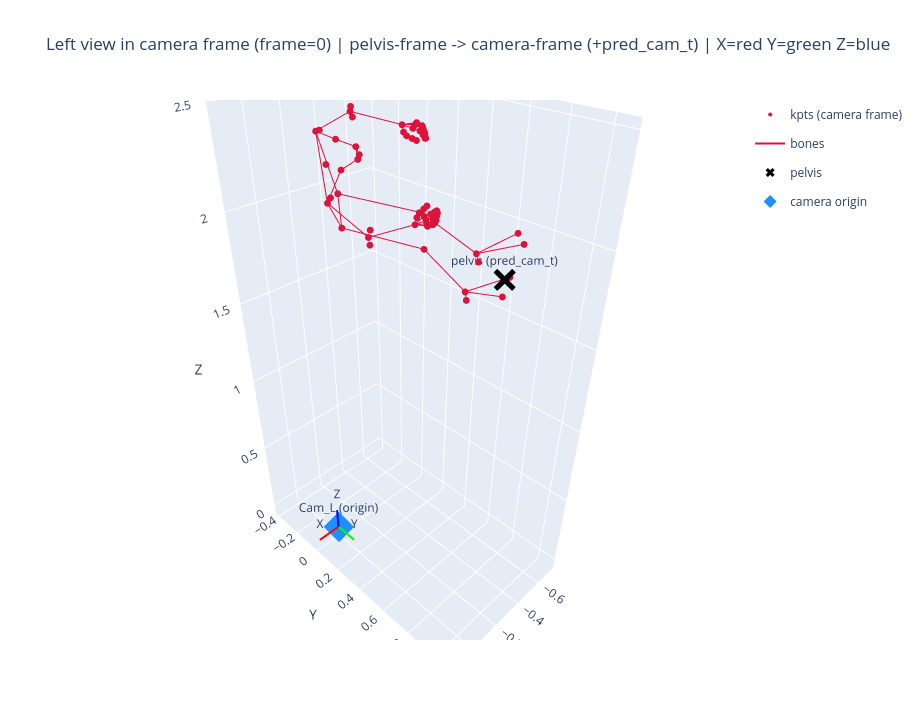

Here is the notebook cell this chart was saved with:
### Code cell
# ============================================================
# 左视角：自动判断 kpts 是否已在相机坐标系，再可视化
# 目标：避免相机原点与人体错误重叠
# ============================================================
import numpy as np
import plotly.graph_objects as go

frame_idx = 0
out_L = left_outputs[frame_idx]

kpts_raw = out_L['pred_keypoints_3d'].astype(np.float32)  # (J,3)
t_L = out_L['pred_cam_t'].astype(np.float32)              # pelvis in cam frame

# 经验判定：
# 如果 kpts[0] 更接近 pred_cam_t，则认为 kpts 已是相机系；
# 否则认为 kpts 是以骨盆为原点，需要 +pred_cam_t 才到相机系。
root_raw = kpts_raw[0]
d_raw = float(np.linalg.norm(root_raw - t_L))
d_plus = float(np.linalg.norm((root_raw + t_L) - t_L))

if d_raw <= d_plus:
    kpts_cam = kpts_raw
    mode = 'already camera-frame'
else:
    kpts_cam = kpts_raw + t_L
    mode = 'pelvis-frame -> camera-frame (+pred_cam_t)'

print(f'[Left] mode: {mode}')
print(f'[Left] ||root - pred_cam_t|| before={d_raw:.4f}, after_shift={d_plus:.4f}')
print(f'[Left] camera origin = [0, 0, 0], pelvis(pred_cam_t) = {t_L}')

cam_axes = np.eye(3)   # X, Y, Z in camera frame
AXIS_SCALE = 0.15
AXIS_COLORS = ['red', 'lime', 'blue']
AXIS_NAMES = ['X', 'Y', 'Z']
SKEL = visualizer.skeleton

fig = go.Figure()

# 关键点（统一到 camera frame 后）
fig.add_trace(go.Scatter3d(
    x=kpts_cam[:, 0], y=kpts_cam[:, 1], z=kpts_cam[:, 2],
    mode='markers', marker=dict(size=4, color='crimson'),
    name='kpts (camera frame)',
))

# 骨架连线
for i, (a, b) in enumerate(SKEL):
    if a < len(kpts_cam) and b < len(kpts_cam):
        fig.add_trace(go.Scatter3d(
            x=[kpts_cam[a, 0], kpts_cam[b, 0], None],
            y=[kpts_cam[a, 1], kpts_cam[b, 1], None],
            z=[kpts_cam[a, 2], kpts_cam[b, 2], None],
            mode='lines', line=dict(color='crimson', width=2),
            legendgroup='skel_L', showlegend=(i == 0), name='bones',
        ))

# pelvis 位置（相机系）
fig.add_trace(go.Scatter3d(
    x=[t_L[0]], y=[t_L[1]], z=[t_L[2]],
    mode='markers+text', marker=dict(size=8, color='black', symbol='x'),
    text=['pelvis (pred_cam_t)'], textposition='top center',
    name='pelvis',
))

# 相机原点
fig.add_trace(go.Scatter3d(
    x=[0], y=[0], z=[0],
    mode='markers+text', marker=dict(size=10, color='dodgerblue', symbol='diamond'),
    text=['Cam_L (origin)'], textposition='top center',
    name='camera origin',
))

# 相机坐标轴
for axis_vec, color, aname in zip(cam_axes, AXIS_COLORS, AXIS_NAMES):
    tip = axis_vec * AXIS_SCALE
    fig.add_trace(go.Scatter3d(
        x=[0, tip[0]], y=[0, tip[1]], z=[0, tip[2]],
        mode='lines+text', line=dict(color=color, width=4),
        text=[None, aname], textposition='top center',
        legendgroup='axes_L', showlegend=False,
    ))

fig.update_layout(
    title=(
        f'Left view in camera frame (frame={frame_idx}) | '
        f'{mode} | X=red Y=green Z=blue'
    ),
    scene=dict(xaxis_title='X', yaxis_title='Y', zaxis_title='Z', aspectmode='data'),
    width=920, height=720,
)
fig.show()

### Figure 1 — Plotly figure (JSON) as saved in the notebook; plotly's stock layout.template omitted (floating-point values rounded to 4 significant figures)
{"data": [{"marker": {"color": "crimson", "size": 4}, "mode": "markers", "name": "kpts (camera frame)", "type": "scatter3d", "x": [-0.5268, -0.5493, -0.5473, -0.4931, -0.4865, -0.3331, -0.3087, -0.3819, -0.319, -0.04718, -0.03506, -0.1329, -0.1092, 0.02, -0.006322, -0.1538, -0.1136, 0.06264, -0.1831, -0.1344, 0.03389, -0.5986, -0.5812, -0.5543, -0.5333, -0.6254, -0.6267, -0.6223, -0.5947, -0.6096, -0.616, -0.6187, -0.5973, -0.5968, -0.6042, -0.6086, -0.5882, -0.5823, -0.5878, -0.5897, -0.5759, -0.5221, -0.6964, -0.6761, -0.6462, -0.6227, -0.7253, -0.7231, -0.714, -0.6811, -0.7095, -0.7129, -0.7116, -0.6828, -0.6945, -0.6986, -0.698, -0.6738, -0.6831, -0.6835, -0.6802, -0.6622, -0.6057, -0.3647, -0.3002, -0.407, -0.3418, -0.3705, -0.3451, -0.3618], "y": [-0.2583, -0.2977, -0.3063, -0.3705, -0.3915, -0.2995, -0.3183, -0.04625, -0.0669, 0.1607, 0.1626, 0.5801, 0.5841, 0.9358, 0.9556, 1.004, 1.007, 0.9784, 1.031, 1.034, 0.9991, 0.07769, 0.06572, 0.05601, 0.05727, 0.1083, 0.09436, 0.07728, 0.05729, 0.1281, 0.1158, 0.09902, 0.07119, 0.1344, 0.1249, 0.1093, 0.08523, 0.1369, 0.1324, 0.1218, 0.09996, 0.05872, 0.06124, 0.05772, 0.05497, 0.0607, 0.1038, 0.08874, 0.07131, 0.05594, 0.1236, 0.1107, 0.09362, 0.0692, 0.1332, 0.1235, 0.1075, 0.08395, 0.1398, 0.1321, 0.1199, 0.09975, 0.06414, -0.01737, -0.03931, -0.05912, -0.07925, -0.319, -0.3367, -0.3261], "z": [2.159, 2.122, 2.185, 2.062, 2.217, 1.944, 2.305, 1.819, 2.438, 2.032, 2.191, 2.04, 2.205, 2.037, 2.187, 2.058, 1.992, 2.036, 2.19, 2.248, 2.183, 2.283, 2.293, 2.309, 2.33, 2.294, 2.306, 2.322, 2.336, 2.301, 2.316, 2.334, 2.355, 2.312, 2.328, 2.347, 2.366, 2.33, 2.346, 2.361, 2.373, 2.366, 1.929, 1.917, 1.904, 1.886, 1.906, 1.895, 1.882, 1.875, 1.905, 1.889, 1.872, 1.855, 1.896, 1.879, 1.86, 1.845, 1.878, 1.862, 1.849, 1.839, 1.854, 1.792, 2.467, 1.847, 2.407, 1.957, 2.3, 2.131]}, {"legendgroup": "skel_L", "line": {"color": "crimson", "width": 2}, "mode": "lines", "name": "bones", "showlegend": true, "type": "scatter3d", "x": [0.02, -0.1329, null], "y": [0.9358, 0.5801, null], "z": [2.037, 2.04, null]}, {"legendgroup": "skel_L", "line": {"color": "crimson", "width": 2}, "mode": "lines", "name": "bones", "showlegend": false, "type": "scatter3d", "x": [-0.1329, -0.04718, null], "y": [0.5801, 0.1607, null], "z": [2.04, 2.032, null]}, {"legendgroup": "skel_L", "line": {"color": "crimson", "width": 2}, "mode": "lines", "name": "bones", "showlegend": false, "type": "scatter3d", "x": [-0.006322, -0.1092, null], "y": [0.9556, 0.5841, null], "z": [2.187, 2.205, null]}, {"legendgroup": "skel_L", "line": {"color": "crimson", "width": 2}, "mode": "lines", "name": "bones", "showlegend": false, "type": "scatter3d", "x": [-0.1092, -0.03506, null], "y": [0.5841, 0.1626, null], "z": [2.205, 2.191, null]}, {"legendgroup": "skel_L", "line": {"color": "crimson", "width": 2}, "mode": "lines", "name": "bones", "showlegend": false, "type": "scatter3d", "x": [-0.04718, -0.03506, null], "y": [0.1607, 0.1626, null], "z": [2.032, 2.191, null]}, {"legendgroup": "skel_L", "line": {"color": "crimson", "width": 2}, "mode": "lines", "name": "bones", "showlegend": false, "type": "scatter3d", "x": [-0.3331, -0.04718, null], "y": [-0.2995, 0.1607, null], "z": [1.944, 2.032, null]}, {"legendgroup": "skel_L", "line": {"color": "crimson", "width": 2}, "mode": "lines", "name": "bones", "showlegend": false, "type": "scatter3d", "x": [-0.3087, -0.03506, null], "y": [-0.3183, 0.1626, null], "z": [2.305, 2.191, null]}, {"legendgroup": "skel_L", "line": {"color": "crimson", "width": 2}, "mode": "lines", "name": "bones", "showlegend": false, "type": "scatter3d", "x": [-0.3331, -0.3087, null], "y": [-0.2995, -0.3183, null], "z": [1.944, 2.305, null]}, {"legendgroup": "skel_L", "line": {"color": "crimson", "width": 2}, "mode": "lines", "name": "bones", "showlegend": false, "type": "scatter3d", "x": [-0.3331, -0.3819, null], "y": [-0.2995, -0.04625, null], "z": [1.944, 1.819, null]}, {"legendgroup": "skel_L", "line": {"color": "crimson", "width": 2}, "mode": "lines", "name": "bones", "showlegend": false, "type": "scatter3d", "x": [-0.3087, -0.319, null], "y": [-0.3183, -0.0669, null], "z": [2.305, 2.438, null]}, {"legendgroup": "skel_L", "line": {"color": "crimson", "width": 2}, "mode": "lines", "name": "bones", "showlegend": false, "type": "scatter3d", "x": [-0.3819, -0.6057, null], "y": [-0.04625, 0.06414, null], "z": [1.819, 1.854, null]}, {"legendgroup": "skel_L", "line": {"color": "crimson", "width": 2}, "mode": "lines", "name": "bones", "showlegend": false, "type": "scatter3d", "x": [-0.319, -0.5221, null], "y": [-0.0669, 0.05872, null], "z": [2.438, 2.366, null]}, {"legendgroup": "skel_L", "line": {"color": "crimson", "width": 2}, "mode": "lines", "name": "bones", "showlegend": false, "type": "scatter3d", "x": [-0.5493, -0.5473, null], "y": [-0.2977, -0.3063, null], "z": [2.122, 2.185, null]}, {"legendgroup": "skel_L", "line": {"color": "crimson", "width": 2}, "mode": "lines", "name": "bones", "showlegend": false, "type": "scatter3d", "x": [-0.5268, -0.5493, null], "y": [-0.2583, -0.2977, null], "z": [2.159, 2.122, null]}, {"legendgroup": "skel_L", "line": {"color": "crimson", "width": 2}, "mode": "lines", "name": "bones", "showlegend": false, "type": "scatter3d", "x": [-0.5268, -0.5473, null], "y": [-0.2583, -0.3063, null], "z": [2.159, 2.185, null]}, {"legendgroup": "skel_L", "line": {"color": "crimson", "width": 2}, "mode": "lines", "name": "bones", "showlegend": false, "type": "scatter3d", "x": [-0.5493, -0.4931, null], "y": [-0.2977, -0.3705, null], "z": [2.122, 2.062, null]}, {"legendgroup": "skel_L", "line": {"color": "crimson", "width": 2}, "mode": "lines", "name": "bones", "showlegend": false, "type": "scatter3d", "x": [-0.5473, -0.4865, null], "y": [-0.3063, -0.3915, null], "z": [2.185, 2.217, null]}, {"legendgroup": "skel_L", "line": {"color": "crimson", "width": 2}, "mode": "lines", "name": "bones", "showlegend": false, "type": "scatter3d", "x": [-0.4931, -0.3331, null], "y": [-0.3705, -0.2995, null], "z": [2.062, 1.944, null]}, {"legendgroup": "skel_L", "line": {"color": "crimson", "width": 2}, "mode": "lines", "name": "bones", "showlegend": false, "type": "scatter3d", "x": [-0.4865, -0.3087, null], "y": [-0.3915, -0.3183, null], "z": [2.217, 2.305, null]}, {"legendgroup": "skel_L", "line": {"color": "crimson", "width": 2}, "mode": "lines", "name": "bones", "showlegend": false, "type": "scatter3d", "x": [0.02, -0.1538, null], "y": [0.9358, 1.004, null], "z": [2.037, 2.058, null]}, {"legendgroup": "skel_L", "line": {"color": "crimson", "width": 2}, "mode": "lines", "name": "bones", "showlegend": false, "type": "scatter3d", "x": [0.02, -0.1136, null], "y": [0.9358, 1.007, null], "z": [2.037, 1.992, null]}, {"legendgroup": "skel_L", "line": {"color": "crimson", "width": 2}, "mode": "lines", "name": "bones", "showlegend": false, "type": "scatter3d", "x": [0.02, 0.06264, null], "y": [0.9358, 0.9784, null], "z": [2.037, 2.036, null]}, {"legendgroup": "skel_L", "line": {"color": "crimson", "width": 2}, "mode": "lines", "name": "bones", "showlegend": false, "type": "scatter3d", "x": [-0.006322, -0.1831, null], "y": [0.9556, 1.031, null], "z": [2.187, 2.19, null]}, {"legendgroup": "skel_L", "line": {"color": "crimson", "width": 2}, "mode": "lines", "name": "bones", "showlegend": false, "type": "scatter3d", "x": [-0.006322, -0.1344, null], "y": [0.9556, 1.034, null], "z": [2.187, 2.248, null]}, {"legendgroup": "skel_L", "line": {"color": "crimson", "width": 2}, "mode": "lines", "name": "bones", "showlegend": false, "type": "scatter3d", "x": [-0.006322, 0.03389, null], "y": [0.9556, 0.9991, null], "z": [2.187, 2.183, null]}, {"legendgroup": "skel_L", "line": {"color": "crimson", "width": 2}, "mode": "lines", "name": "bones", "showlegend": false, "type": "scatter3d", "x": [-0.6057, -0.6227, null], "y": [0.06414, 0.0607, null], "z": [1.854, 1.886, null]}, {"legendgroup": "skel_L", "line": {"color": "crimson", "width": 2}, "mode": "lines", "name": "bones", "showlegend": false, "type": "scatter3d", "x": [-0.6227, -0.6462, null], "y": [0.0607, 0.05497, null], "z": [1.886, 1.904, null]}, {"legendgroup": "skel_L", "line": {"color": "crimson", "width": 2}, "mode": "lines", "name": "bones", "showlegend": false, "type": "scatter3d", "x": [-0.6462, -0.6761, null], "y": [0.05497, 0.05772, null], "z": [1.904, 1.917, null]}, {"legendgroup": "skel_L", "line": {"color": "crimson", "width": 2}, "mode": "lines", "name": "bones", "showlegend": false, "type": "scatter3d", "x": [-0.6761, -0.6964, null], "y": [0.05772, 0.06124, null], "z": [1.917, 1.929, null]}, {"legendgroup": "skel_L", "line": {"color": "crimson", "width": 2}, "mode": "lines", "name": "bones", "showlegend": false, "type": "scatter3d", "x": [-0.6057, -0.6811, null], "y": [0.06414, 0.05594, null], "z": [1.854, 1.875, null]}, {"legendgroup": "skel_L", "line": {"color": "crimson", "width": 2}, "mode": "lines", "name": "bones", "showlegend": false, "type": "scatter3d", "x": [-0.6811, -0.714, null], "y": [0.05594, 0.07131, null], "z": [1.875, 1.882, null]}, {"legendgroup": "skel_L", "line": {"color": "crimson", "width": 2}, "mode": "lines", "name": "bones", "showlegend": false, "type": "scatter3d", "x": [-0.714, -0.7231, null], "y": [0.07131, 0.08874, null], "z": [1.882, 1.895, null]}, {"legendgroup": "skel_L", "line": {"color": "crimson", "width": 2}, "mode": "lines", "name": "bones", "showlegend": false, "type": "scatter3d", "x": [-0.7231, -0.7253, null], "y": [0.08874, 0.1038, null], "z": [1.895, 1.906, null]}, {"legendgroup": "skel_L", "line": {"color": "crimson", "width": 2}, "mode": "lines", "name": "bones", "showlegend": false, "type": "scatter3d", "x": [-0.6057, -0.6828, null], "y": [0.06414, 0.0692, null], "z": [1.854, 1.855, null]}, {"legendgroup": "skel_L", "line": {"color": "crimson", "width": 2}, "mode": "lines", "name": "bones", "showlegend": false, "type": "scatter3d", "x": [-0.6828, -0.7116, null], "y": [0.0692, 0.09362, null], "z": [1.855, 1.872, null]}, {"legendgroup": "skel_L", "line": {"color": "crimson", "width": 2}, "mode": "lines", "name": "bones", "showlegend": false, "type": "scatter3d", "x": [-0.7116, -0.7129, null], "y": [0.09362, 0.1107, null], "z": [1.872, 1.889, null]}, {"legendgroup": "skel_L", "line": {"color": "crimson", "width": 2}, "mode": "lines", "name": "bones", "showlegend": false, "type": "scatter3d", "x": [-0.7129, -0.7095, null], "y": [0.1107, 0.1236, null], "z": [1.889, 1.905, null]}, {"legendgroup": "skel_L", "line": {"color": "crimson", "width": 2}, "mode": "lines", "name": "bones", "showlegend": false, "type": "scatter3d", "x": [-0.6057, -0.6738, null], "y": [0.06414, 0.08395, null], "z": [1.854, 1.845, null]}, {"legendgroup": "skel_L", "line": {"color": "crimson", "width": 2}, "mode": "lines", "name": "bones", "showlegend": false, "type": "scatter3d", "x": [-0.6738, -0.698, null], "y": [0.08395, 0.1075, null], "z": [1.845, 1.86, null]}, {"legendgroup": "skel_L", "line": {"color": "crimson", "width": 2}, "mode": "lines", "name": "bones", "showlegend": false, "type": "scatter3d", "x": [-0.698, -0.6986, null], "y": [0.1075, 0.1235, null], "z": [1.86, 1.879, null]}, {"legendgroup": "skel_L", "line": {"color": "crimson", "width": 2}, "mode": "lines", "name": "bones", "showlegend": false, "type": "scatter3d", "x": [-0.6986, -0.6945, null], "y": [0.1235, 0.1332, null], "z": [1.879, 1.896, null]}, {"legendgroup": "skel_L", "line": {"color": "crimson", "width": 2}, "mode": "lines", "name": "bones", "showlegend": false, "type": "scatter3d", "x": [-0.6057, -0.6622, null], "y": [0.06414, 0.09975, null], "z": [1.854, 1.839, null]}, {"legendgroup": "skel_L", "line": {"color": "crimson", "width": 2}, "mode": "lines", "name": "bones", "showlegend": false, "type": "scatter3d", "x": [-0.6622, -0.6802, null], "y": [0.09975, 0.1199, null], "z": [1.839, 1.849, null]}, {"legendgroup": "skel_L", "line": {"color": "crimson", "width": 2}, "mode": "lines", "name": "bones", "showlegend": false, "type": "scatter3d", "x": [-0.6802, -0.6835, null], "y": [0.1199, 0.1321, null], "z": [1.849, 1.862, null]}, {"legendgroup": "skel_L", "line": {"color": "crimson", "width": 2}, "mode": "lines", "name": "bones", "showlegend": false, "type": "scatter3d", "x": [-0.6835, -0.6831, null], "y": [0.1321, 0.1398, null], "z": [1.862, 1.878, null]}, {"legendgroup": "skel_L", "line": {"color": "crimson", "width": 2}, "mode": "lines", "name": "bones", "showlegend": false, "type": "scatter3d", "x": [-0.5221, -0.5333, null], "y": [0.05872, 0.05727, null], "z": [2.366, 2.33, null]}, {"legendgroup": "skel_L", "line": {"color": "crimson", "width": 2}, "mode": "lines", "name": "bones", "showlegend": false, "type": "scatter3d", "x": [-0.5333, -0.5543, null], "y": [0.05727, 0.05601, null], "z": [2.33, 2.309, null]}, {"legendgroup": "skel_L", "line": {"color": "crimson", "width": 2}, "mode": "lines", "name": "bones", "showlegend": false, "type": "scatter3d", "x": [-0.5543, -0.5812, null], "y": [0.05601, 0.06572, null], "z": [2.309, 2.293, null]}, {"legendgroup": "skel_L", "line": {"color": "crimson", "width": 2}, "mode": "lines", "name": "bones", "showlegend": false, "type": "scatter3d", "x": [-0.5812, -0.5986, null], "y": [0.06572, 0.07769, null], "z": [2.293, 2.283, null]}, {"legendgroup": "skel_L", "line": {"color": "crimson", "width": 2}, "mode": "lines", "name": "bones", "showlegend": false, "type": "scatter3d", "x": [-0.5221, -0.5947, null], "y": [0.05872, 0.05729, null], "z": [2.366, 2.336, null]}, {"legendgroup": "skel_L", "line": {"color": "crimson", "width": 2}, "mode": "lines", "name": "bones", "showlegend": false, "type": "scatter3d", "x": [-0.5947, -0.6223, null], "y": [0.05729, 0.07728, null], "z": [2.336, 2.322, null]}, {"legendgroup": "skel_L", "line": {"color": "crimson", "width": 2}, "mode": "lines", "name": "bones", "showlegend": false, "type": "scatter3d", "x": [-0.6223, -0.6267, null], "y": [0.07728, 0.09436, null], "z": [2.322, 2.306, null]}, {"legendgroup": "skel_L", "line": {"color": "crimson", "width": 2}, "mode": "lines", "name": "bones", "showlegend": false, "type": "scatter3d", "x": [-0.6267, -0.6254, null], "y": [0.09436, 0.1083, null], "z": [2.306, 2.294, null]}, {"legendgroup": "skel_L", "line": {"color": "crimson", "width": 2}, "mode": "lines", "name": "bones", "showlegend": false, "type": "scatter3d", "x": [-0.5221, -0.5973, null], "y": [0.05872, 0.07119, null], "z": [2.366, 2.355, null]}, {"legendgroup": "skel_L", "line": {"color": "crimson", "width": 2}, "mode": "lines", "name": "bones", "showlegend": false, "type": "scatter3d", "x": [-0.5973, -0.6187, null], "y": [0.07119, 0.09902, null], "z": [2.355, 2.334, null]}, {"legendgroup": "skel_L", "line": {"color": "crimson", "width": 2}, "mode": "lines", "name": "bones", "showlegend": false, "type": "scatter3d", "x": [-0.6187, -0.616, null], "y": [0.09902, 0.1158, null], "z": [2.334, 2.316, null]}, {"legendgroup": "skel_L", "line": {"color": "crimson", "width": 2}, "mode": "lines", "name": "bones", "showlegend": false, "type": "scatter3d", "x": [-0.616, -0.6096, null], "y": [0.1158, 0.1281, null], "z": [2.316, 2.301, null]}, {"legendgroup": "skel_L", "line": {"color": "crimson", "width": 2}, "mode": "lines", "name": "bones", "showlegend": false, "type": "scatter3d", "x": [-0.5221, -0.5882, null], "y": [0.05872, 0.08523, null], "z": [2.366, 2.366, null]}, {"legendgroup": "skel_L", "line": {"color": "crimson", "width": 2}, "mode": "lines", "name": "bones", "showlegend": false, "type": "scatter3d", "x": [-0.5882, -0.6086, null], "y": [0.08523, 0.1093, null], "z": [2.366, 2.347, null]}, {"legendgroup": "skel_L", "line": {"color": "crimson", "width": 2}, "mode": "lines", "name": "bones", "showlegend": false, "type": "scatter3d", "x": [-0.6086, -0.6042, null], "y": [0.1093, 0.1249, null], "z": [2.347, 2.328, null]}, {"legendgroup": "skel_L", "line": {"color": "crimson", "width": 2}, "mode": "lines", "name": "bones", "showlegend": false, "type": "scatter3d", "x": [-0.6042, -0.5968, null], "y": [0.1249, 0.1344, null], "z": [2.328, 2.312, null]}, {"legendgroup": "skel_L", "line": {"color": "crimson", "width": 2}, "mode": "lines", "name": "bones", "showlegend": false, "type": "scatter3d", "x": [-0.5221, -0.5759, null], "y": [0.05872, 0.09996, null], "z": [2.366, 2.373, null]}, {"legendgroup": "skel_L", "line": {"color": "crimson", "width": 2}, "mode": "lines", "name": "bones", "showlegend": false, "type": "scatter3d", "x": [-0.5759, -0.5897, null], "y": [0.09996, 0.1218, null], "z": [2.373, 2.361, null]}, {"legendgroup": "skel_L", "line": {"color": "crimson", "width": 2}, "mode": "lines", "name": "bones", "showlegend": false, "type": "scatter3d", "x": [-0.5897, -0.5878, null], "y": [0.1218, 0.1324, null], "z": [2.361, 2.346, null]}, {"legendgroup": "skel_L", "line": {"color": "crimson", "width": 2}, "mode": "lines", "name": "bones", "showlegend": false, "type": "scatter3d", "x": [-0.5878, -0.5823, null], "y": [0.1324, 0.1369, null], "z": [2.346, 2.33, null]}, {"marker": {"color": "black", "size": 8, "symbol": "x"}, "mode": "markers+text", "name": "pelvis", "text": ["pelvis (pred_cam_t)"], "textposition": "top center", "type": "scatter3d", "x": [-0.03982], "y": [1.063], "z": [2.112]}, {"marker": {"color": "dodgerblue", "size": 10, "symbol": "diamond"}, "mode": "markers+text", "name": "camera origin", "text": ["Cam_L (origin)"], "textposition": "top center", "type": "scatter3d", "x": [0], "y": [0], "z": [0]}, {"legendgroup": "axes_L", "line": {"color": "red", "width": 4}, "mode": "lines+text", "showlegend": false, "text": [null, "X"], "textposition": "top center", "type": "scatter3d", "x": [0, 0.15], "y": [0, 0], "z": [0, 0]}, {"legendgroup": "axes_L", "line": {"color": "lime", "width": 4}, "mode": "lines+text", "showlegend": false, "text": [null, "Y"], "textposition": "top center", "type": "scatter3d", "x": [0, 0], "y": [0, 0.15], "z": [0, 0]}, {"legendgroup": "axes_L", "line": {"color": "blue", "width": 4}, "mode": "lines+text", "showlegend": false, "text": [null, "Z"], "textposition": "top center", "type": "scatter3d", "x": [0, 0], "y": [0, 0], "z": [0, 0.15]}], "layout": {"height": 720, "scene": {"aspectmode": "data", "xaxis": {"title": {"text": "X"}}, "yaxis": {"title": {"text": "Y"}}, "zaxis": {"title": {"text": "Z"}}}, "title": {"text": "Left view in camera frame (frame=0) | pelvis-frame -> camera-frame (+pred_cam_t) | X=red Y=green Z=blue"}, "width": 920}}
